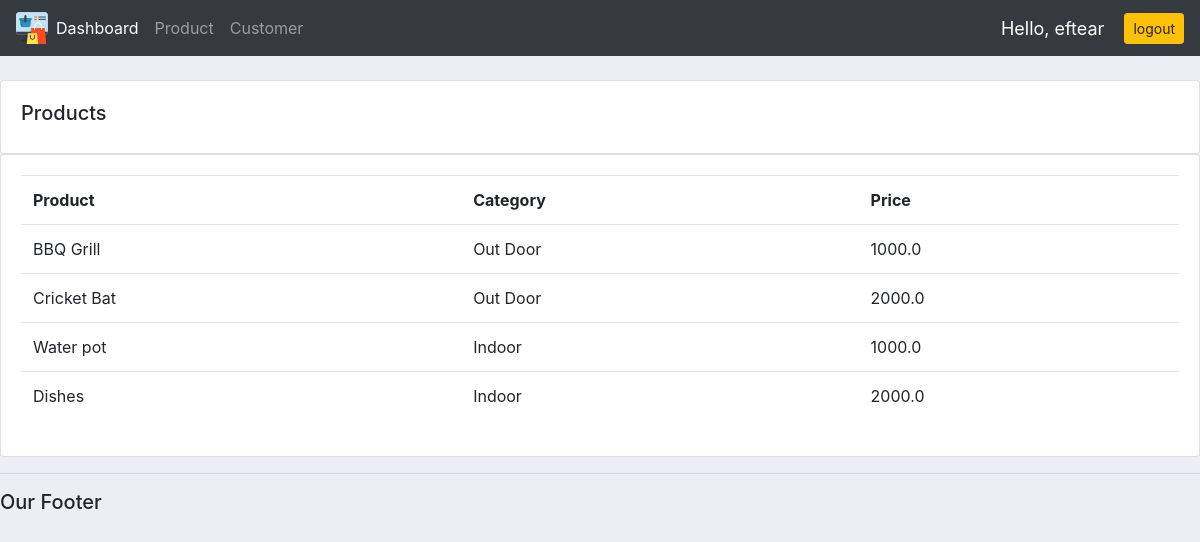
Screenshot of /products/ (signed in) with the database file from the repository.
### accounts/models.py (models this page shows, shortened)
class Product(models.Model):
    CATEGORY = (
        ('Indoor', 'Indoor'),
        ('Out Door', 'Out Door'),
        )
    name = models.CharField(max_length=200, null=True)
    price = models.FloatField(null=True)
    category = models.CharField(max_length=200, null=True, choices=CATEGORY)
    description = models.CharField(max_length=200, null=True)
    date_created = models.DateTimeField(auto_now_add=True, null=True)
    tags = models.ManyToManyField(Tag)

### accounts/views.py (the view)
# urls.py: path('products/', views.products,name='products'),
@login_required(login_url='login')
def products(request):
    products = Product.objects.all()
    return render(request, 'accounts/products.html', {'products': products})

### accounts/templates/accounts/products.html
{%  extends 'accounts/main.html' %}
{% block content %}
		<br>
		<div class="row">
			<div class="col-md">
				<div class="card card-body">
					<h5>Products</h5>
				</div>
				<div class="card card-body">
					<table class="table">
						<tr>
							<th>Product</th>
							<th>Category</th>
							<th>Price</th>
						</tr>
						{% for i in products %}
							<tr>
								<td>{{i.name}}</td>
								<td>{{i.category}}</td>
								<td>{{i.price}}</td>
							</tr>
						{% endfor %}
					</table>
				</div>
			</div>
		</div>
{% endblock content %}

### accounts/templates/accounts/navbar.html (shortened to what this page needs)
{% load static %}
<nav class="navbar navbar-expand-lg navbar-dark bg-dark">
    <img src="{% static 'images/shopping.png' %}">
    <div class="collapse navbar-collapse" id="navbarNav">
      <ul class="navbar-nav">
        <li class="nav-item active">
          <a class="nav-link" href="{% url 'home' %}">Dashboard</a>
        </li>
        <li class="nav-item">
          <a class="nav-link" href="{% url 'products' %}">Product</a>
        </li>
        <li class="nav-item">
            <a class="nav-link" href="#">Customer</a>
        </li>
      </ul>
    </div>
    <span class="hello-msg">Hello, {{request.user}} </span>
    <span><a class="btn btn-sm btn-warning" href="{% url 'logout' %}">logout</a></span>
  </nav>

### static/css/main.css (style rules this page uses)
body { background-color: #ebeff5; }

### accounts/templates/accounts/navbar.html (style rules this page uses)
.hello-msg { font-size: 18px; color: #fff; margin-right: 20px; }

### rows the page displays
Product: name "BBQ Grill", category "Out Door", price "1000.0"
Product: name "Cricket Bat", category "Out Door", price "2000.0"
Product: name "Water pot", category "Indoor", price "1000.0"
Product: name "Dishes", category "Indoor", price "2000.0"

### other values shown
{{ request.user }} "eftear"
